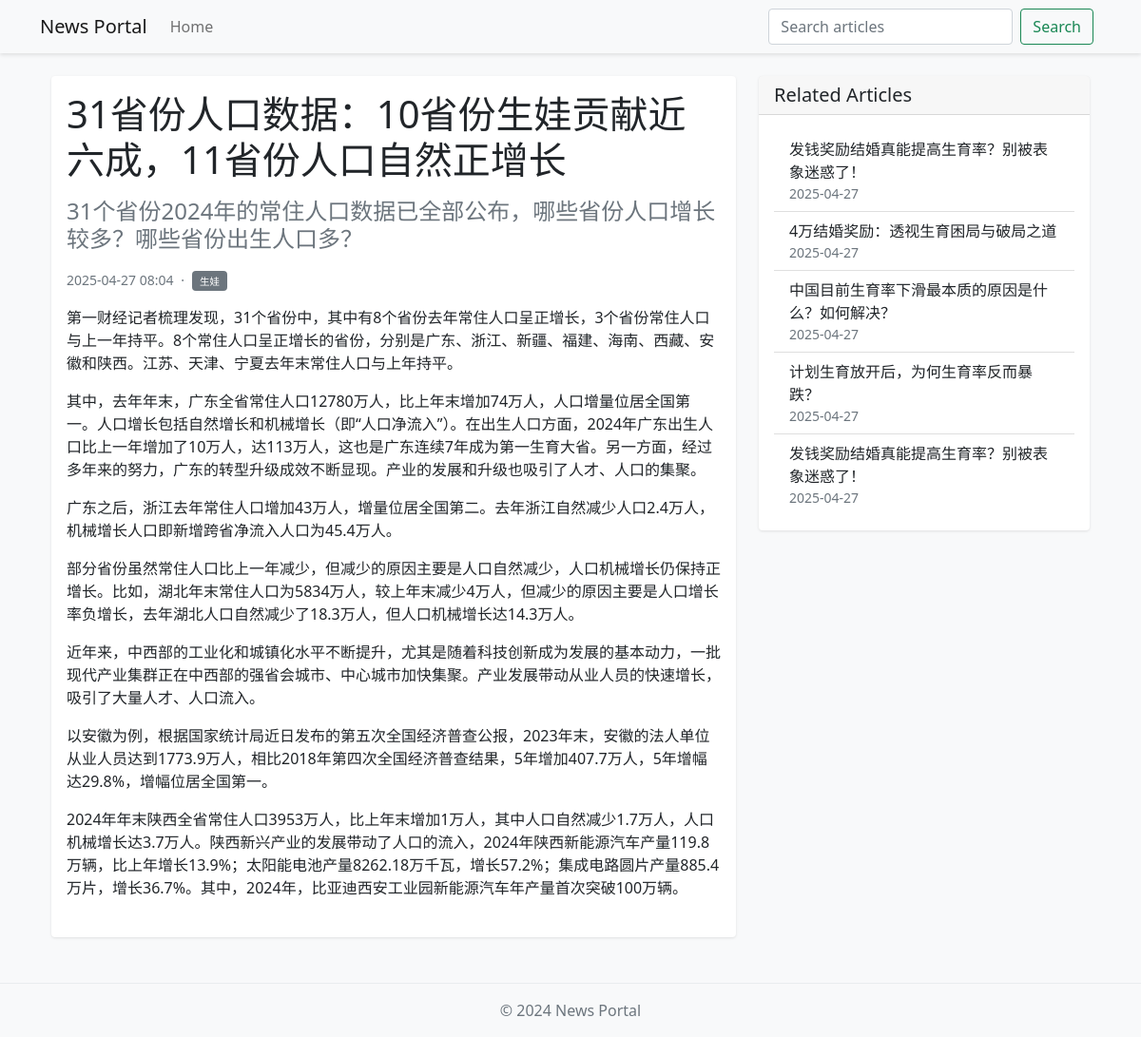
/article/14, run on the app's committed database.
### app/models.py (models this page shows, shortened)
class Article(db.Model):
    id = db.Column(db.Integer, primary_key=True)
    title = db.Column(db.String(200), nullable=False)
    subtitle = db.Column(db.String(200))
    content = db.Column(db.Text, nullable=False)
    is_published = db.Column(db.Boolean, default=False)
    is_top = db.Column(db.Boolean, default=False)
    is_recommended = db.Column(db.Boolean, default=False)
    created_at = db.Column(db.DateTime, default=datetime.utcnow)
    updated_at = db.Column(
        db.DateTime, default=datetime.utcnow, onupdate=datetime.utcnow
    )
    author_id = db.Column(db.Integer, db.ForeignKey("user.id"))
    tags = db.relationship("Tag", secondary="article_tag", backref="articles")
    images = db.relationship("Image", backref="article", lazy="dynamic")

class Tag(db.Model):
    id = db.Column(db.Integer, primary_key=True)
    name = db.Column(db.String(50), unique=True, nullable=False)
    created_at = db.Column(db.DateTime, default=datetime.utcnow)

### app/main/routes.py (the view)
@bp.route("/article/<int:id>")
def article(id):
    article = Article.query.get_or_404(id)
    if not article.is_published and not (
        current_user.is_authenticated and current_user.is_admin
    ):
        flash("该文章尚未发布")
        return redirect(url_for("main.index"))
    related_articles = []
    if article.tags:
        related_articles = (
            Article.query.filter(
                Article.tags.any(Tag.id.in_([tag.id for tag in article.tags])),
                Article.id != id,
                Article.is_published == True,
            )
            .order_by(Article.created_at.desc())
            .limit(5)
            .all()
        )
    return render_template(
        "main/article.html",
        article=article,
        related_articles=related_articles,
    )

### app/templates/main/article.html
{% extends "base.html" %} {% block content %}
<div class="container mt-4">
  <div class="row">
    <div class="col-md-8">
      <article class="card">
        <div class="card-body">
          <h1 class="mb-3">{{ article.title }}</h1>
          {% if article.subtitle %}
          <h4 class="text-muted mb-3">{{ article.subtitle }}</h4>
          {% endif %}
          <div class="mb-3">
            <small class="text-muted">
              {{ article.created_at.strftime('%Y-%m-%d %H:%M') }} {% if
              article.tags %}
              <span class="mx-1">·</span>
              {% for tag in article.tags %}
              <a
                href="{{ url_for('main.tag', id=tag.id) }}"
                class="badge bg-secondary text-decoration-none"
                >{{ tag.name }}</a
              >
              {% endfor %} {% endif %}
            </small>
          </div>
          <div class="article-content markdown-body mb-4">
            {{ article.content | markdown }}
          </div>
        </div>
      </article>
    </div>
    <div class="col-md-4">
      {% if related_articles %}
      <div class="card">
        <div class="card-header">
          <h5 class="mb-0">Related Articles</h5>
        </div>
        <div class="card-body">
          <div class="list-group list-group-flush">
            {% for related in related_articles %}
            <a
              href="{{ url_for('main.article', id=related.id) }}"
              class="list-group-item list-group-item-action"
            >
              {{ related.title }}
              <small class="text-muted d-block"
                >{{ related.created_at.strftime('%Y-%m-%d') }}</small
              >
            </a>
            {% endfor %}
          </div>
        </div>
      </div>
      {% endif %}
    </div>
  </div>
</div>
{% endblock %}

### app/static/css/style.css (style rules this page uses)
body { background-color: #f8f9fa; }
.card { border: none; box-shadow: 0 1px 3px rgba(0, 0, 0, 0.1); transition: transform 0.2s; }
.badge { font-weight: normal; padding: 0.5em 0.8em; }

### data on the page
Article: title "31省份人口数据：10省份生娃贡献近六成，11省份人口自然正增长", subtitle "31个省份2024年的常住人口数据已全部公布，哪些省份人口增长较多？哪些省份出生人口多？", created_at "2025-04-27 08:04", content "第一财经记者梳理发现，31个省份中，其中有8个省份去年常住人口呈正增长，3个省份常住人口与上一年持平。8个常住人口呈正增长的省份，分别是广东、浙江、新疆、福建、海南、西藏、安徽和陕西。江苏、天津、宁夏去年末常住人口与上年持平。 其中，去年年末，广东全省常住人口12780万人，比上年末增加74万人，人口增量位居全国第一。人口增长包括自然增长和机械增长（即“人口净流入”）。在出生人口方面，2024年广东出生人口比上一年增加了10万人，达113万人，这也是广东连续7年成为第一生育大省。另一方面，经过多年来的努力，广东的转型升级成效不断显现。产业的发展和升级也吸引了人才、人口的集聚。 广东之后，浙江去年常住人口增加43万人，增量位居全国第二。去年浙江自然减少人口2.4万人，机械增长人口即新增跨省净流入人口为45.4万人。 部分省份虽然常住人口比上一年减少，但减少的原因主要是人口自然减少，人口机械增长仍保持正增长。比如，湖北年末常住人口为5834万人，较上年末减少4万人，但减少的原因主要是人口增长率负增长，去年湖北人口自然减少了18.3万人，但人口机械增长达14.3万人。 近年来，中西部的工业化和城镇化水平不断提升，尤其是随着科技创新成为发展的基本动力，一批现代产业集群正在中西部的强省会城市、中心城市加快集聚。产业发展带动从业人员的快速增长，吸引了大量人才、人口流入。 以安徽为例，根据国家统计局近日发布的第五次全国经济普查公报，2023年末，安徽的法人单位从业人员达到1773.9万人，相比2018年第四次全国经济普查结果，5年增加407.7万人，5年增幅达29.8%，增幅位居全国第一。…"
Tag: name "生娃"
Article: title "发钱奖励结婚真能提高生育率？别被表象迷惑了！", created_at "2025-04-27"
Article: title "4万结婚奖励：透视生育困局与破局之道", created_at "2025-04-27"
Article: title "中国目前生育率下滑最本质的原因是什么？如何解决？", created_at "2025-04-27"
Article: title "计划生育放开后，为何生育率反而暴跌？", created_at "2025-04-27"
Article: title "发钱奖励结婚真能提高生育率？别被表象迷惑了！", created_at "2025-04-27"
